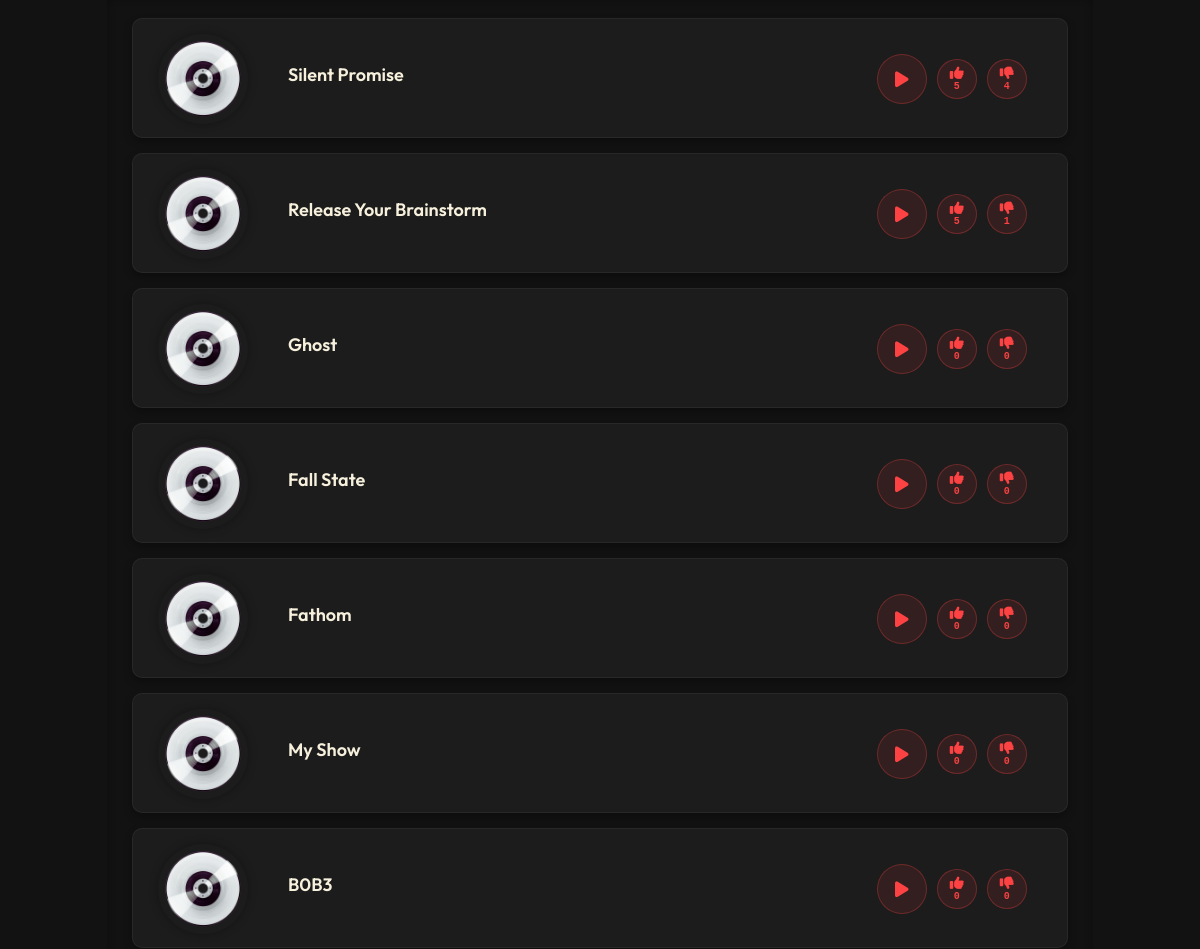
Before: /showcase (middle part) with the older database file.
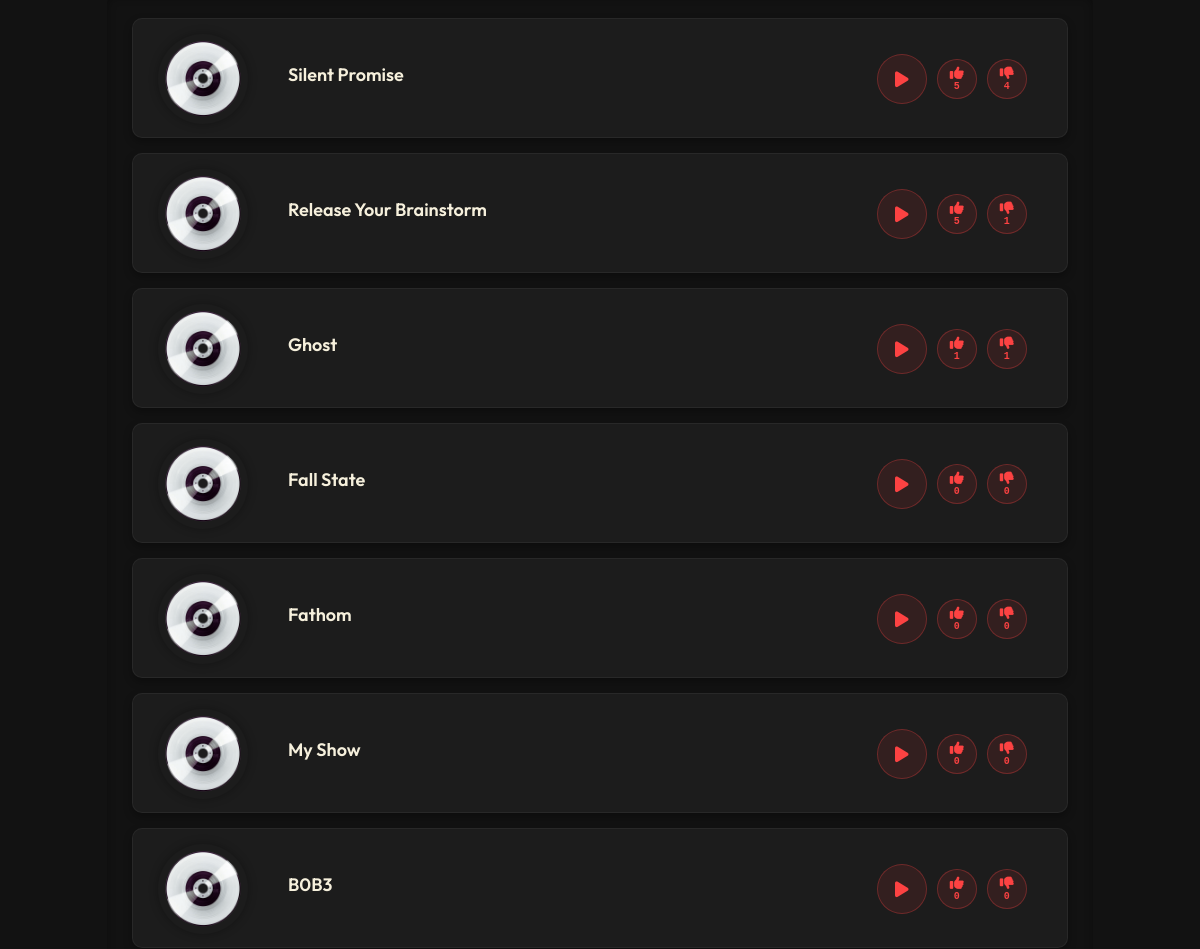
After: the same page with the newer database file.
### models.py (models this page shows, shortened)
class Track(db.Model):
    __tablename__ = 'tracks'
    id = db.Column(db.Integer, primary_key=True)
    name = db.Column(db.String(200), nullable=False)
    description = db.Column(db.String(500), nullable=True)
    file = db.Column(db.String(200), nullable=False)
    artwork = db.Column(db.String(200), nullable=True)
    artwork_secondary = db.Column(db.String(200), nullable=True)
    play_count = db.Column(db.Integer, default=0)
    like_count = db.Column(db.Integer, default=0)  # New field for likes
    unlike_count = db.Column(db.Integer, default=0)  # New field for unlikes
    date_added = db.Column(db.DateTime, default=datetime.utcnow)

### app.py (the view)
@app.route('/showcase')
def showcase():
    sort_by = request.args.get('sort', 'date_desc')
    if sort_by == 'name_asc':
        tracks = Track.query.order_by(Track.name.asc()).all()
    elif sort_by == 'name_desc':
        tracks = Track.query.order_by(Track.name.desc()).all()
    elif sort_by == 'date_asc':
        tracks = Track.query.order_by(Track.date_added.asc()).all()
    elif sort_by == 'play_count':
        tracks = Track.query.order_by(Track.play_count.desc()).all()
    elif sort_by == 'like_count':  # New sorting option
        tracks = Track.query.order_by(Track.like_count.desc()).all()
    else:  # date_desc is default
        tracks = Track.query.order_by(Track.date_added.desc()).all()
    latest_track = Track.query.order_by(Track.date_added.desc()).first()
    return render_template('showcase.html', tracks=tracks, sort_by=sort_by, latest_track=latest_track)

### templates/showcase.html (shortened to what this page needs)
{% extends 'base.html' %}
{% from 'components/hero.html' import hero %}
{% block content %}
<div class="track-container">
    {% for track in tracks %}
    <div class="track-card">
        <div class="track-artwork">
            <img src="{{ url_for('static', filename='uploads/' + (track.artwork or 'No Artwork')) }}" alt="Artwork">
        </div>
        {% if track.artwork_secondary and track.artwork_secondary != "No Secondary Artwork" %}
            <div class="track-artwork-secondary">
                <img src="{{ url_for('static', filename='uploads/' + track.artwork_secondary) }}" alt="Secondary Artwork">
            </div>
        {% else %}
            <div class="track-info">
                <h3>{{ track.name }}</h3>
            </div>
        {% endif %}
        <div class="track-buttons">
            <button class="play-track-btn"
                data-track-url="{{ url_for('static', filename='uploads/' + track.file) }}"
                data-track-name="{{ track.name }}"
                data-track-artwork="{{ url_for('static', filename='uploads/' + track.artwork) }}"
                data-track-artwork-secondary="{{ url_for('static', filename='uploads/' + track.artwork_secondary) if track.artwork_secondary and track.artwork_secondary != 'No Secondary Artwork' else '' }}">
            </button>
            <button class="reaction-btn like-btn" data-track-id="{{ track.id }}" title="Like">
                <i class="fas fa-thumbs-up"></i>
                <span class="reaction-count like-count">{{ track.like_count or 0 }}</span>
            </button>
            <button class="reaction-btn unlike-btn" data-track-id="{{ track.id }}" title="Unlike">
                <i class="fas fa-thumbs-down"></i>
                <span class="reaction-count unlike-count">{{ track.unlike_count or 0 }}</span>
            </button>
        </div>
    </div>
    {% endfor %}
</div>
{% endblock %}

### templates/base.html (shortened to what this page needs)
<!DOCTYPE html>
<html lang="en">
<head>
    <link rel="stylesheet" href="{{ url_for('static', filename='css/typography.css') }}">
    <link rel="stylesheet" href="{{ url_for('static', filename='css/base.css') }}">
    <link rel="stylesheet" href="{{ url_for('static', filename='css/hero.css') }}">
    <link rel="stylesheet" href="{{ url_for('static', filename='css/navigation.css') }}">
    <link rel="stylesheet" href="{{ url_for('static', filename='css/track-display.css') }}">
    <link rel="stylesheet" href="{{ url_for('static', filename='css/audio-player.css') }}">
    <link rel="stylesheet" href="{{ url_for('static', filename='css/admin.css') }}">
    <link rel="stylesheet" href="{{ url_for('static', filename='css/page-specific.css') }}">
    <link rel="stylesheet" href="{{ url_for('static', filename='css/converter.css') }}">
    <link rel="stylesheet" href="{{ url_for('static', filename='css/guides.css') }}">
    <link rel="stylesheet" href="{{ url_for('static', filename='css/home.css') }}">
    <link rel="stylesheet" href="{{ url_for('static', filename='css/analyzer.css') }}">
    <link rel="stylesheet" href="{{ url_for('static', filename='css/separator.css') }}">
    <link rel="stylesheet" href="https://cdnjs.cloudflare.com/ajax/libs/font-awesome/6.4.0/css/all.min.css">
</head>
<body>
    <div id="main-content">
        <main>
            <div class="content-wrapper">
                {% block content %}{% endblock %}
            </div>
        </main>
    </div>
</body>
</html>

### static/css/typography.css (style rules this page uses)
:root { --font-primary: 'Outfit', sans-serif; --font-secondary: 'JetBrains Mono', monospace; --font-accent: 'Fraunces', serif; --font-body: 'DM Sans', sans-serif; --weight-light: 300; --weight-regular: 400; --weight-medium: 500; --weight-semibold: 600; --weight-bold: 700; --weight-extrabold: 800; --weight-black: 900; --font-size-xs: 12px; --font-size-sm: 14px; --font-size-base: 16px; --font-size-md: 18px; --font-size-lg: 20px; --font-size-xl: 24px; --font-size-2xl: 28px; --font-size-3xl: 32px; --font-size-4xl: 36px; --line-height-tight: 1.2; --line-height-normal: 1.5; --line-height-relaxed: 1.75; --letter-spacing-tight: -0.025em; --letter-spacing-normal: 0; --letter-spacing-wide: 0.025em; --letter-spacing-wider: 0.05em; }
body { font-family: var(--font-body); font-weight: var(--weight-regular); font-size: var(--font-size-base); line-height: var(--line-height-normal); color: var(--text-color); }
h1, h2, h3, h4, h5, h6 { font-family: var(--font-primary); font-weight: var(--weight-bold); line-height: var(--line-height-tight); margin-top: 0; margin-bottom: 0.5em; }
h3 { font-size: var(--font-size-xl); }
.btn, button { font-family: var(--font-primary); font-weight: var(--weight-semibold); font-size: var(--font-size-base); letter-spacing: var(--letter-spacing-wide); }

### static/css/base.css (style rules this page uses)
:root { --global-artwork-size: 50px; --global-artwork-size-mobile: 40px; --track-artwork-size: 90px; --track-artwork-secondary-width: 200px; --track-artwork-secondary-height: 100px; --admin-artwork-size: 40px; --track-artwork-size-mobile: 70px; --track-artwork-secondary-mobile-size: 150px; --primary-color: #fc4242; --secondary-color: #2c2c2c; --text-color: #ffffff; --background-color: #121212; --card-background: #1e1e1e; --hover-color: #fc4242; --card-hover-background: rgba(40, 40, 40, 0.8); --shadow-sm: 0 2px 5px rgba(0, 0, 0, 0.2); --shadow-md: 0 4px 15px rgba(0, 0, 0, 0.3); --shadow-lg: 0 10px 30px rgba(0, 0, 0, 0.4); --shadow-primary: 0 4px 15px rgba(252, 66, 66, 0.3); --shadow-primary-lg: 0 6px 20px rgba(252, 66, 66, 0.4); --transition-fast: all 0.2s ease; --transition-normal: all 0.3s ease; --transition-slow: all 0.5s ease; --border-radius-small: 5px; --border-radius-medium: 10px; --border-radius-large: 15px; --border-radius-circle: 50%; --z-index-dropdown: 100; --z-index-player: 900; --z-index-preloader: 1000; }
* { margin: 0; padding: 0; box-sizing: border-box; }
body, html { margin: 0; padding: 0; overflow-x: hidden; }
body { background-color: var(--background-color); color: var(--text-color); line-height: 1.6; scroll-behavior: smooth; overflow-y: hidden; }
body::before { content: ''; position: fixed; top: 0; left: 0; width: 100%; height: 100%; pointer-events: none; z-index: -1; }
main { margin: 0; padding: 40px 20px 200px; width: 100%; overflow-x: hidden; text-align: center; font-size: 16px; min-height: calc(100vh - 80px); position: relative; max-width: 100%; box-sizing: border-box; display: flex; flex-direction: column; padding-bottom: 0; }
.content-wrapper { padding: 0; flex: 1; }
@media (min-height: 900px) { main { padding-top: 60px; padding-bottom: 60px; } }
main { padding-bottom: 0; }

### static/css/audio-player.css (style rules this page uses)
.track-artwork { width: 100%; height: 100%; object-fit: contain; border-radius: 50%; transition: var(--transition-normal); }

Changed rows visible on the page:
changed Track "Ghost": like_count "0" → "1"; unlike_count "0" → "1"
